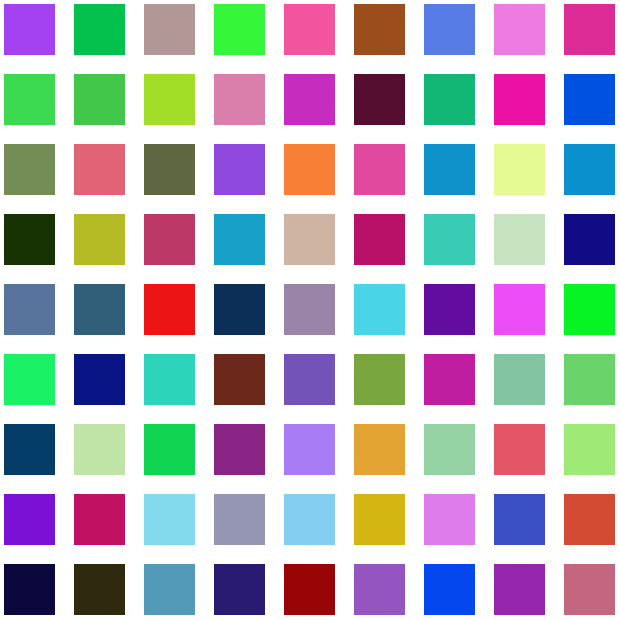
Frame 1 (no input)
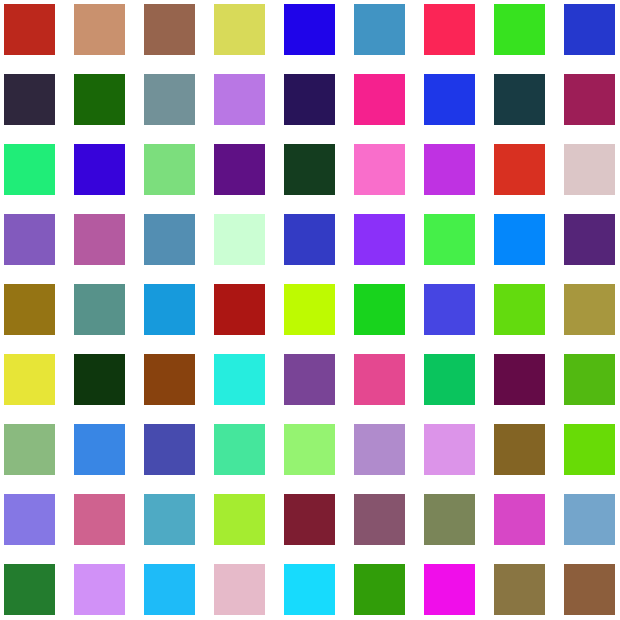
Frame 60 (the mouse pressed at the canvas centre just before this capture)
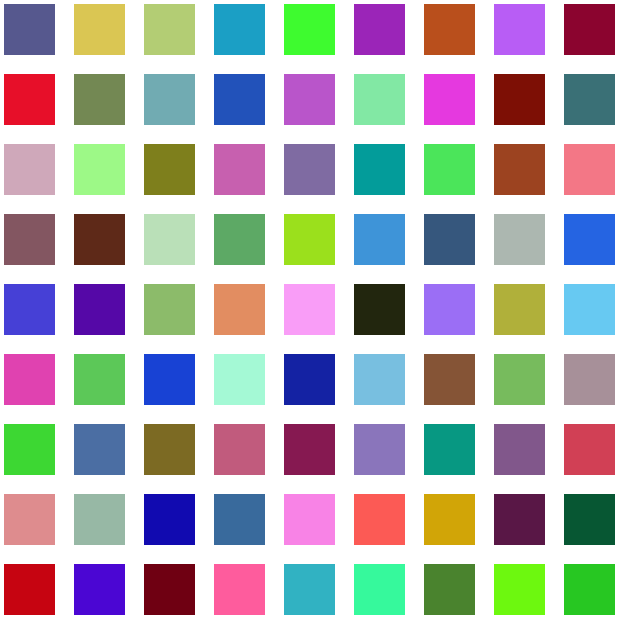
Frame 120 (the mouse held since frame 60 and released just before this capture)

The Processing sketch that drew these frames (run headless with seeded random() and noise(); from frame 60 on, the mouse is pressed at the canvas centre):

// Processing sketch: processing_5773
// ── processing_5773.pde

void setup (){
  size (620,620);
  frameRate (50);
  noStroke ();
  background(255);

}


void draw () {

  int gridX = (width/4)/3;
  int gridY = (height/4)/3;

  for (int x = 4; x<600; x+=70) {
    for (int y = 4; y<600; y+=70) {
      if (x==600) {
        x=0;
      }
      fill (random(255),random(255),random(255));
      rect (x,y,gridX,gridY);
    }
  }


}
